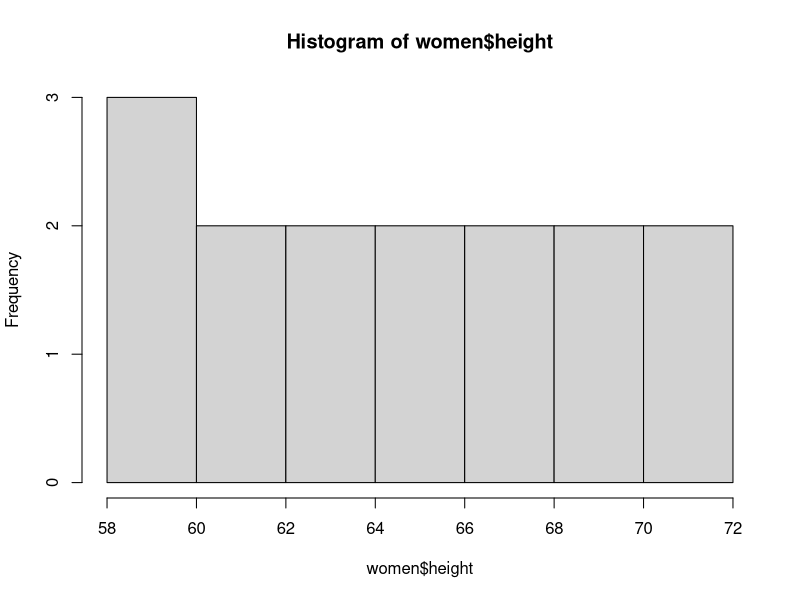
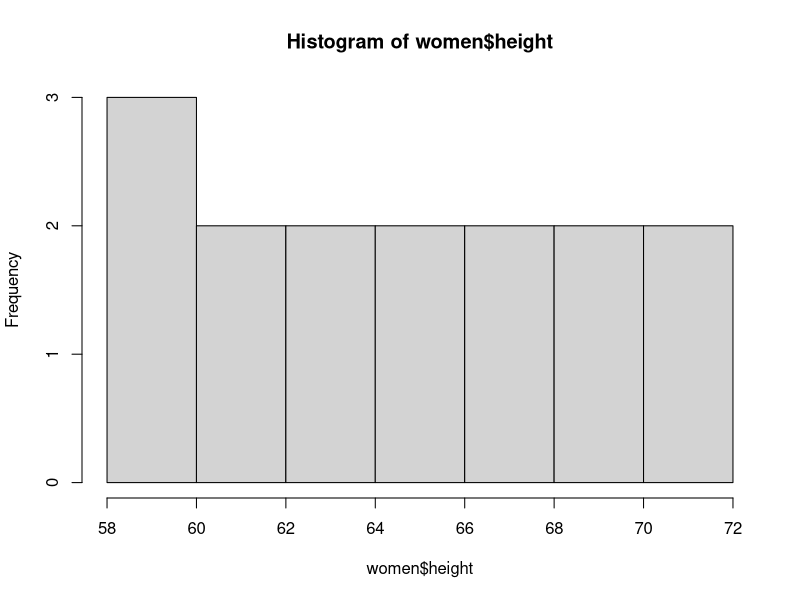
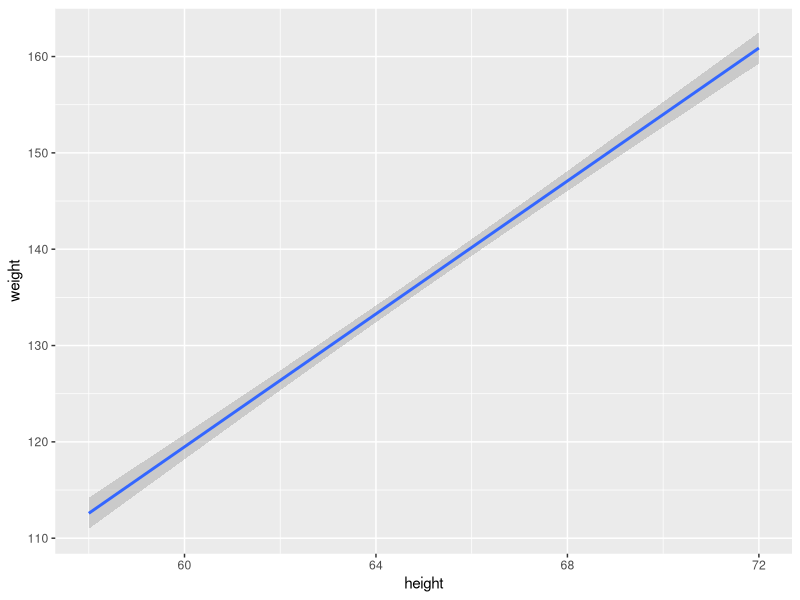

These figures' R source, in order:
## ---- chunk 1
women
## ---- chunk 2
str(women)
## ---- chunk 3
cor(women$height,women$weight)
## ---- chunk 4
plot(hist(women$height))
## ---- chunk 5
library(tidyverse)
women %>% 
  ggplot(aes(x=height, y=weight))+
  geom_smooth(method ="lm", se =TRUE)
## ---- chunk 6
women %>% 
  lm(women$height ~ women$weight, data =.) %>% 
  summary()
